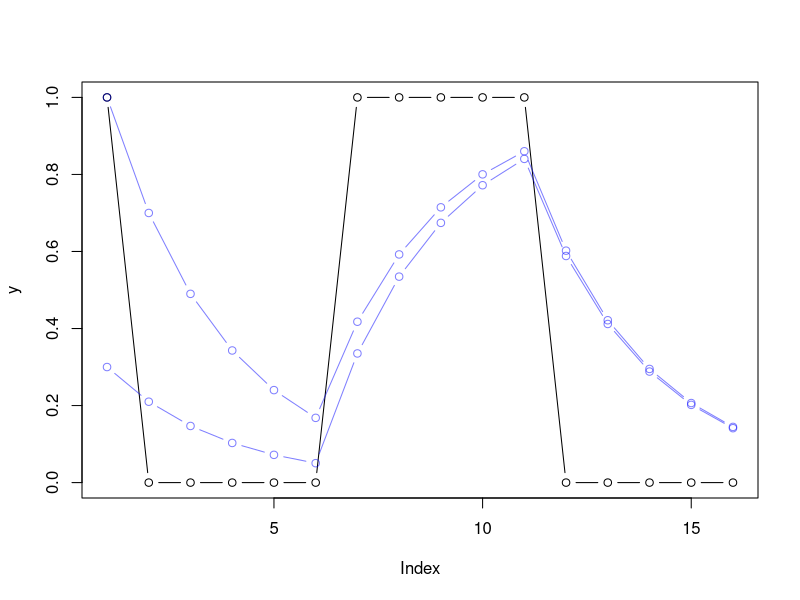

Generate this figure with R:
library(tidyverse)
y <- c(1, 0, 0, 0, 0, 0, 1, 1, 1, 1, 1, 0, 0, 0, 0, 0)

make.ema0 <- function(r) {
  s <- 0
  list(
    update=function(x){
      s <<- r*s + (1-r)*x
    }
  )
}

make.ema1 <- function(r) {
  started <- FALSE
  s <- NULL
  list(
    update=function(x){
      if(!started){
        started <<- TRUE
        s <<- x
      }else {
        s <<- r*s + (1-r) * x
      }
    }
  )
}

m0 <- make.ema0(0.7)
m1 <- make.ema1(0.7)

y0 <- y %>%
  map(m0$update) %>%
  unlist()

y1 <- y %>%
  map(m1$update) %>%
  unlist()

plot(y, type='b')
lines(y0, type='b', col=rgb(0, 0, 1, alpha = .5))
lines(y1, type='b', col=rgb(0, 0, 1, alpha = .5))
